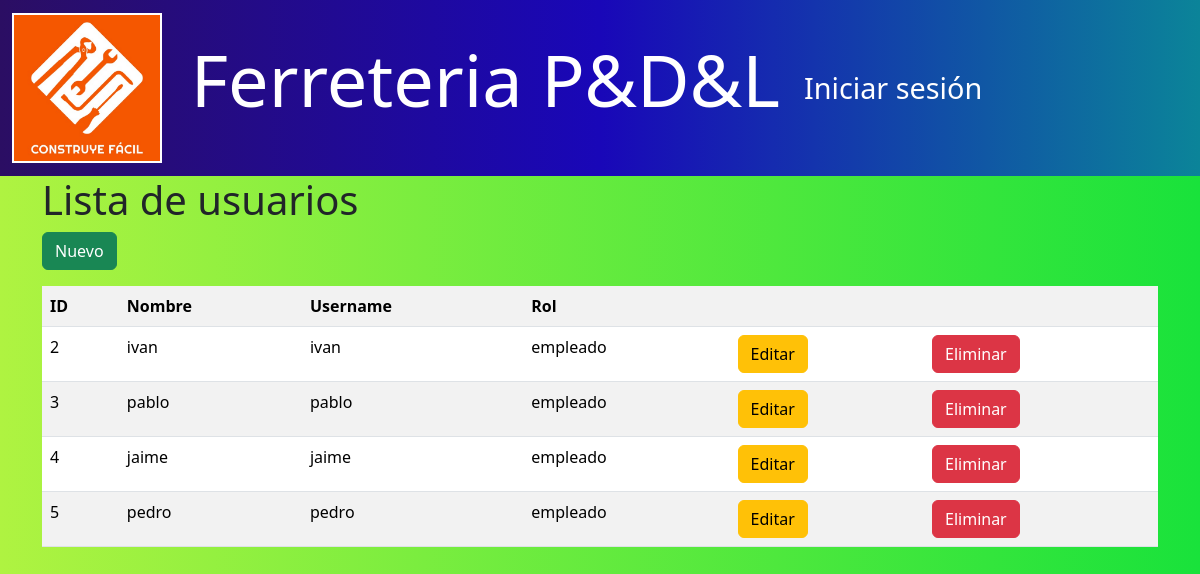
Screenshot of /usuarios/empleados with the database file from the repository.
### models/usuario_model.py (models this page shows, shortened)
class Usuario(db.Model):
    __tablename__ = "usuarios"
    id = db.Column(db.Integer,primary_key=True)
    nombre = db.Column(db.String(80),nullable=False)
    username = db.Column(db.String(50),nullable=False)
    password = db.Column(db.String,nullable=False)
    rol = db.Column(db.String(20),nullable=False)
    ventas = relationship("Venta", back_populates="empleado")

### controllers/usuario_controller.py (the view)
@usuario_bp.route("/empleados")
def empleados():
    empleados = Usuario.query.filter_by(rol='empleado').all()
    return usuario_view.list(empleados)

### run.py (called while the page is built)
@app.context_processor
def inject_active_path():
    def is_active(path):
        return 'active' if request.path == path else ''
    return(dict(is_active =  is_active))

### views/usuario_view.py (called while the page is built)
def list(usuarios):
    return render_template('usuarios/index.html', usuarios=usuarios)

### templates/usuarios/index.html (shortened to what this page needs)
{% extends 'base.html' %}
{% block content %}
<h1>Lista de  usuarios</h1>
<a href="{{url_for('usuario.create')}}" class="btn btn-success mb-3">Nuevo</a>
<table class="table table-striped">
    <tr>
        <th>ID</th>
        <th>Nombre</th>
        <th>Username</th>
        <th>Rol</th>
        <th></th>
        <th></th>
    </tr>
    {% for item in usuarios %}
    <tr>
        <td>{{item.id}}</td>
        <td>{{item.nombre}}</td>
        <td>{{item.username}}</td>
        <td>{{item.rol}}</td>
        <td>
            <a href="{{url_for('usuario.edit',id=item.id)}}" class="btn btn-warning" >Editar</a>
        </td>
        <td>
            <a href="{{ url_for ('usuario.delete',id=item.id) }}" class="btn btn-danger">Eliminar</a>
        </td>
    </tr>
    {% endfor %}
</table>
{% endblock %}

### templates/base.html (style rules this page uses)
body { background: linear-gradient(to right, #aff341, #19e23b); min-height: 100vh; }

### rows the page displays
Usuario: id "2", nombre "ivan", username "ivan", rol "empleado"
Usuario: id "3", nombre "pablo", username "pablo", rol "empleado"
Usuario: id "4", nombre "jaime", username "jaime", rol "empleado"
Usuario: id "5", nombre "pedro", username "pedro", rol "empleado"
